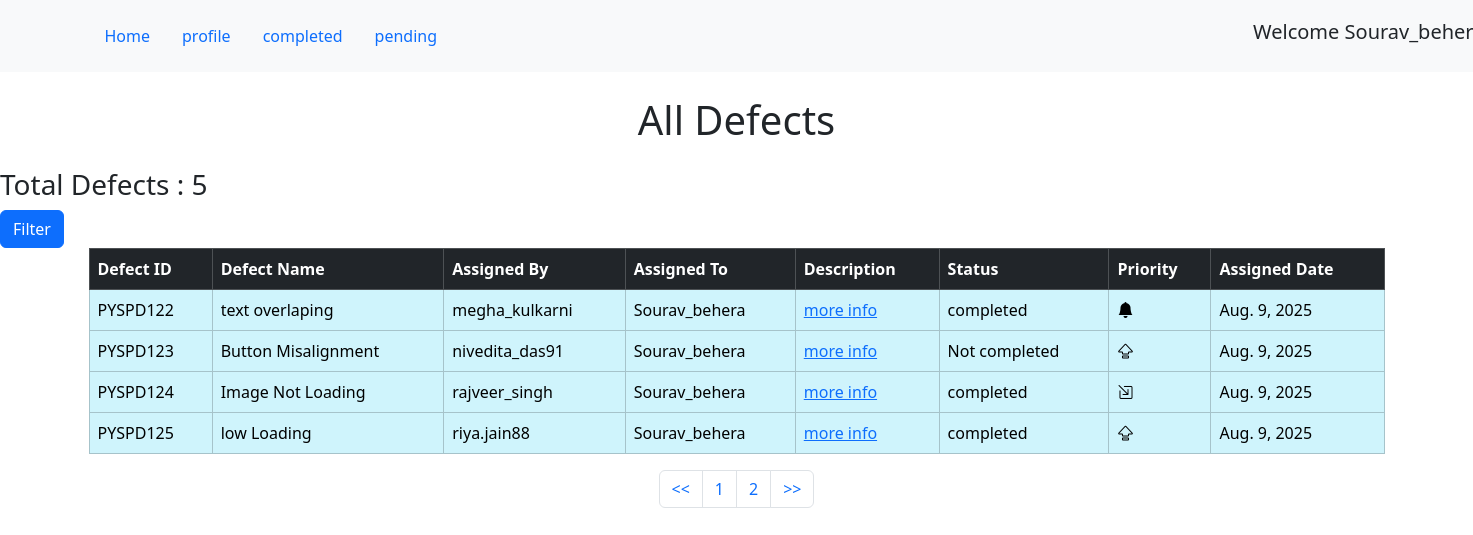
Screenshot of /defects/ (signed in) with the database file from the repository.
### defects/models.py (models this page shows, shortened)
class defectsData(models.Model):
    defect_ID=models.CharField(max_length=100)
    defectName=models.CharField(max_length=100)
    assigned_by=models.ForeignKey(Testers,on_delete=models.CASCADE)
    assigned_to=models.ForeignKey(Developers,on_delete=models.CASCADE)
    description=models.TextField()
    defect_status=models.CharField(max_length=100)
    priority=models.CharField(max_length=100)
    assigned_date=models.DateField(auto_now_add=True)

class Testers(models.Model):
    tester_name = models.ForeignKey(User,on_delete=models.CASCADE)
    designation = models.CharField(max_length=100)
    experience = models.IntegerField()
    is_admin = models.BooleanField(default=False)
    def __str__(self):
        return self.tester_name.username

class Developers(models.Model):
    dev_name = models.ForeignKey(User,on_delete=models.CASCADE)
    designation = models.CharField(max_length=100)
    experience = models.IntegerField()
    def __str__(self):
        return self.dev_name.username

### defects/views.py (the view)
# urls.py: path('',views.listofdefects,name='alldefects'),
@login_required(login_url='login')
def listofdefects(request):
    list_defects=defectsData.objects.all()
    defects_count=len(list_defects)
    paginator=Paginator(list_defects,4)
    page_num=request.GET.get('pg')
    list_defects=paginator.get_page(page_num)
    user=request.user
    show_button=False
    can_edit = False
    can_delete = False
    try:
        tester=Testers.objects.get(tester_name=user)
        if tester.is_admin:
            show_button=True
            can_edit = True
            can_delete = True
    except Testers.DoesNotExist:
        pass
    context={
        'list_defects':list_defects,
        'defects_count':defects_count,
        'show_button':show_button,
        'can_edit': can_edit,
        'can_delete': can_delete,
    }
    return render(request,'defects/alldefects.html',context)

### templates/defects/alldefects.html (shortened to what this page needs)
{%extends 'defects/base.html' %} {%block content%}
<h1 class="text-center my-4">All Defects</h1>
<h3>Total Defects : {{defects_count}}</h3>
<a href="#" type="submit" class="btn btn-primary" ">Filter</a>
<div class="container">
    <table class="table table-bordered table-info table-hover">
        <thead class="table-dark">
            <tr>
                <th>Defect ID</th>
                <th>Defect Name</th>
                <th>Assigned By</th>
                <th>Assigned To</th>
                <th>Description</th>
                <th>Status</th>
                <th>Priority</th>
                <th>Assigned Date</th>
            </tr>
        </thead>
        <tbody>
            {% for i in list_defects %}
            <tr>
                <td>{{ i.defect_ID }}</td>
                <td>{{ i.defectName }}</td>
                <td>{{ i.assigned_by }}</td>
                <td>{{ i.assigned_to }}</td>
                <td><a href="{{ i.id }}">more info</a></td>
                <td>{{ i.defect_status }}</td>
                <td>
                    {% if i.priority == 'High' %}
                    <i class="bi bi-bell-fill"></i>
                    {% elif i.priority == 'Medium' %}
                    <i class="bi bi-capslock"></i>
                    {%else%}
                    <i class="bi bi-box-arrow-in-down-right"></i>
                    {% endif %}
                </td>
                <td>{{ i.assigned_date }}</td>
            </tr>
            {% endfor %}
        </tbody>
    </table>
    <nav aria-label="Page navigation example">
        <ul class="pagination justify-content-center">
            <li class="page-item ">
                <a class="page-link" href="?pg=1"><<</a>
            </li>
            <li class="page-item"><a class="page-link" href="?pg={{list_defects.number}}">{{list_defects.number}}</a></li>
            {%if list_defects.has_next %}
            <li class="page-item"><a class="page-link" href="?pg={{list_defects.next_page_number}}">{{list_defects.next_page_number}}</a></li>
            {%endif%}
            <li class="page-item">
                <a class="page-link" href="?pg={{list_defects.paginator.num_pages}}">>></a>
            </li>
        </ul>
    </nav>
</div>
{%endblock%}

### templates/defects/base.html (shortened to what this page needs)
<!DOCTYPE html>
<html lang="en">
<head>
    <link href="https://cdn.jsdelivr.net/npm/bootstrap@5.3.7/dist/css/bootstrap.min.css" rel="stylesheet"
>
    <link href="https://cdn.jsdelivr.net/npm/bootstrap@5.3.7/dist/css/bootstrap.min.css" rel="stylesheet"
>
    <link rel="stylesheet" href="https://cdn.jsdelivr.net/npm/bootstrap-icons@1.13.1/font/bootstrap-icons.min.css">
</head>
<body>
{% if user.is_authenticated %}
    <nav class="navbar navbar-light bg-light">
        <div class="container">
            <ul class="nav navbar">
                <li class="nav-item"><a class="nav-link
                    " href="{% url 'home'%}">Home</a></li>
                <li class="nav-item"><a class="nav-link
                    " href="{% url 'profile'%}">profile</a></li>
                <li class="nav-item"><a class="nav-link
                    " href="#">completed</a></li>
                    <li class="nav-item"><a class="nav-link
                    " href="#">pending</a></li>
                <li class="nav-item"><h5 style="position:relative; left: 800px;;">Welcome {{user.username}} </h5></li>
            </ul>
        </div>
    </nav>
{% endif %}
{%block content%}
{%endblock%}
</body>
</html>

### rows the page displays
defectsData: defect_ID "PYSPD122", defectName "text overlaping", assigned_by "megha_kulkarni", assigned_to "Sourav_behera", defect_status "completed", priority "High" (drawn), assigned_date "Aug. 9, 2025"
defectsData: defect_ID "PYSPD123", defectName "Button Misalignment", assigned_by "nivedita_das91", assigned_to "Sourav_behera", defect_status "Not completed", priority "Medium" (drawn), assigned_date "Aug. 9, 2025"
defectsData: defect_ID "PYSPD124", defectName "Image Not Loading", assigned_by "rajveer_singh", assigned_to "Sourav_behera", defect_status "completed", priority "Low" (drawn), assigned_date "Aug. 9, 2025"
defectsData: defect_ID "PYSPD125", defectName "low Loading", assigned_by "riya.jain88", assigned_to "Sourav_behera", defect_status "completed", priority "Medium" (drawn), assigned_date "Aug. 9, 2025"

### other values shown
{{ defects_count }} "5"
{{ list_defects.number }} "1"
{{ list_defects.next_page_number }} "2"
